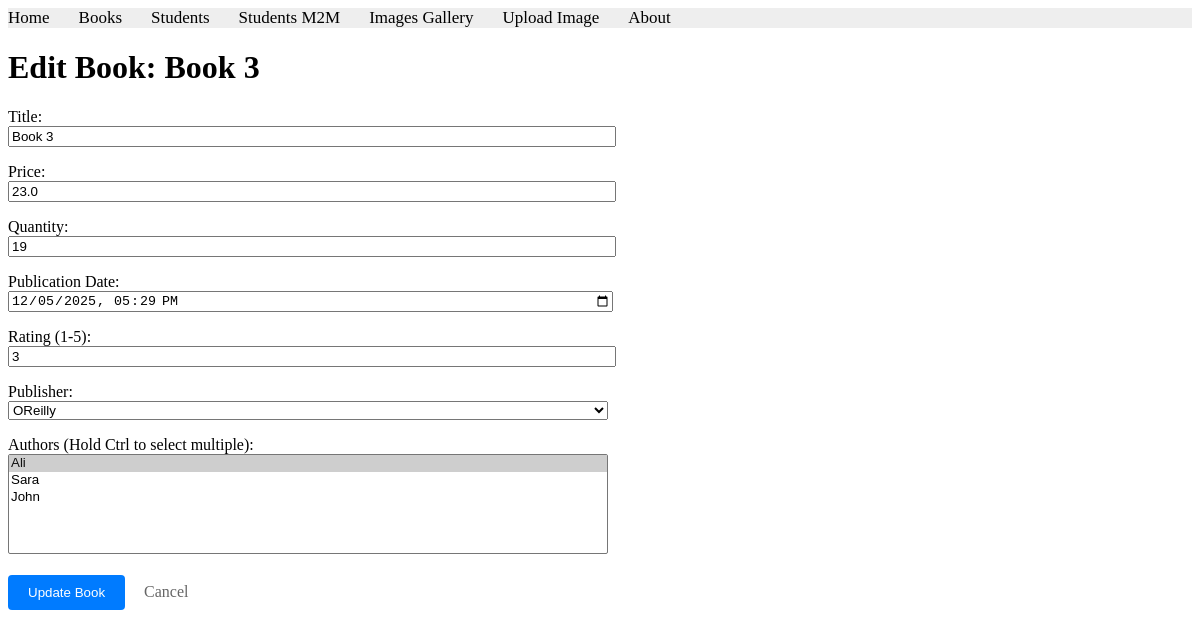
The page /books/lab10_part1/editbook/61 on the database as committed earlier.
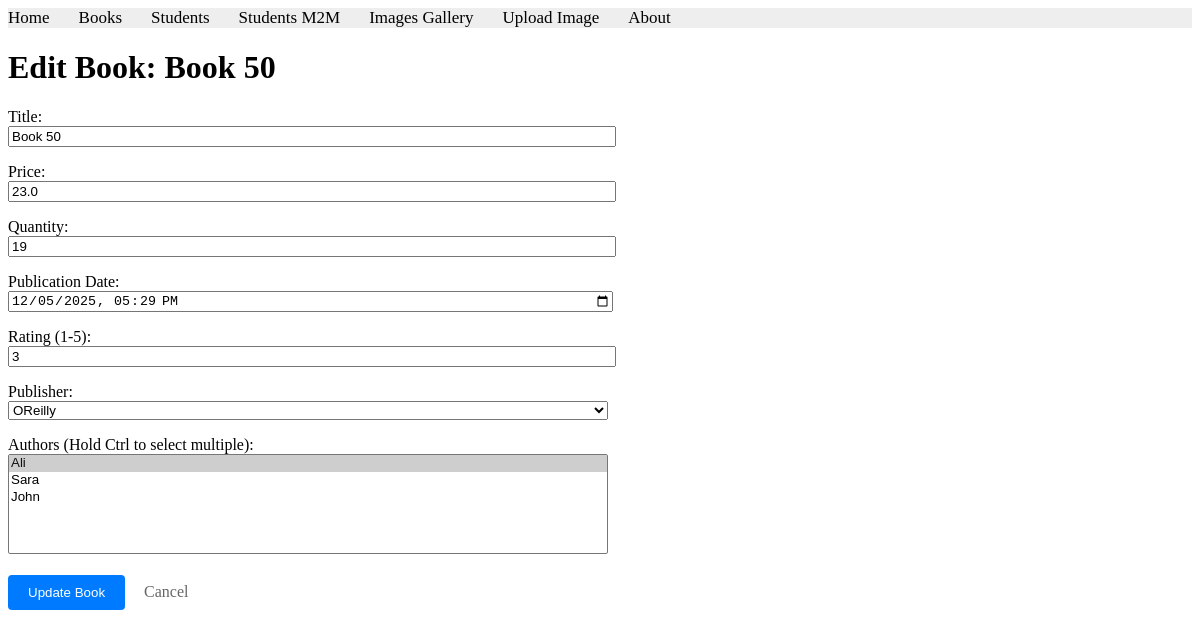
The same page on the database as committed later.
### apps/bookmodule/models.py (models this page shows, shortened)
class Book(models.Model):
    title = models.CharField(max_length=100)
    price = models.FloatField(default=0.0)
    quantity = models.IntegerField(default=1)
    pubdate = models.DateTimeField()
    rating = models.SmallIntegerField(default=1)
    publisher = models.ForeignKey(Publisher, null=True, on_delete=models.SET_NULL)
    authors = models.ManyToManyField(Author)

class Publisher(models.Model):
    name = models.CharField(max_length=200)
    location = models.CharField(max_length=300)

class Author(models.Model):
    name = models.CharField(max_length=200)
    DOB = models.DateField(null=True)

### apps/bookmodule/views.py (the view, shortened to what this page needs)
# urls.py: path('lab10_part1/editbook/<int:id>', views.edit_book, name='edit_book'),
def edit_book(request, id):
    book = get_object_or_404(Book, id=id)
    publishers = Publisher.objects.all()
    authors = Author.objects.all()
    return render(request, 'bookmodule/lab10/edit_book.html', {
        'book': book,
        'publishers': publishers,
        'authors': authors
    })

### apps/templates/bookmodule/lab10/edit_book.html (shortened to what this page needs)
{% extends "layouts/base.html" %}
{% block content %}
<h1>Edit Book: {{ book.title }}</h1>
<form method="POST" style="max-width: 600px;">
    <p>
        <label>Title:</label><br>
        <input type="text" name="title" value="{{ book.title }}" required style="width: 100%;">
    </p>
    <p>
        <label>Price:</label><br>
        <input type="number" step="0.01" name="price" value="{{ book.price }}" required style="width: 100%;">
    </p>
    <p>
        <label>Quantity:</label><br>
        <input type="number" name="quantity" value="{{ book.quantity }}" required style="width: 100%;">
    </p>
    <p>
        <label>Publication Date:</label><br>
        <input type="datetime-local" name="pubdate" value="{{ book.pubdate|date:'Y-m-d\TH:i' }}" required style="width: 100%;">
    </p>
    <p>
        <label>Rating (1-5):</label><br>
        <input type="number" name="rating" min="1" max="5" value="{{ book.rating }}" style="width: 100%;">
    </p>
    <p>
        <label>Publisher:</label><br>
        <select name="publisher" required style="width: 100%;">
            {% for pub in publishers %}
                <option value="{{ pub.id }}" {% if book.publisher.id == pub.id %}selected{% endif %}>
                    {{ pub.name }}
                </option>
            {% endfor %}
        </select>
    </p>
    <p>
        <label>Authors (Hold Ctrl to select multiple):</label><br>
        <select name="authors" multiple required style="width: 100%; height: 100px;">
            {% for author in authors %}
                <option value="{{ author.id }}" {% if author in book.authors.all %}selected{% endif %}>
                    {{ author.name }}
                </option>
            {% endfor %}
        </select>
    </p>
    <div style="margin-top: 20px;">
        <button type="submit" style="background-color: #007bff; color: white; padding: 10px 20px; border: none; cursor: pointer; border-radius: 4px;">
            Update Book
        </button>
        <a href="{% url 'listbooks' %}" style="margin-left: 15px; text-decoration: none; color: #666;">Cancel</a>
    </div>
</form>
{% endblock content %}

Rows that differ between the two databases and show on the page:
changed Book "OReilly": title "Book 3" → "Book 50"
